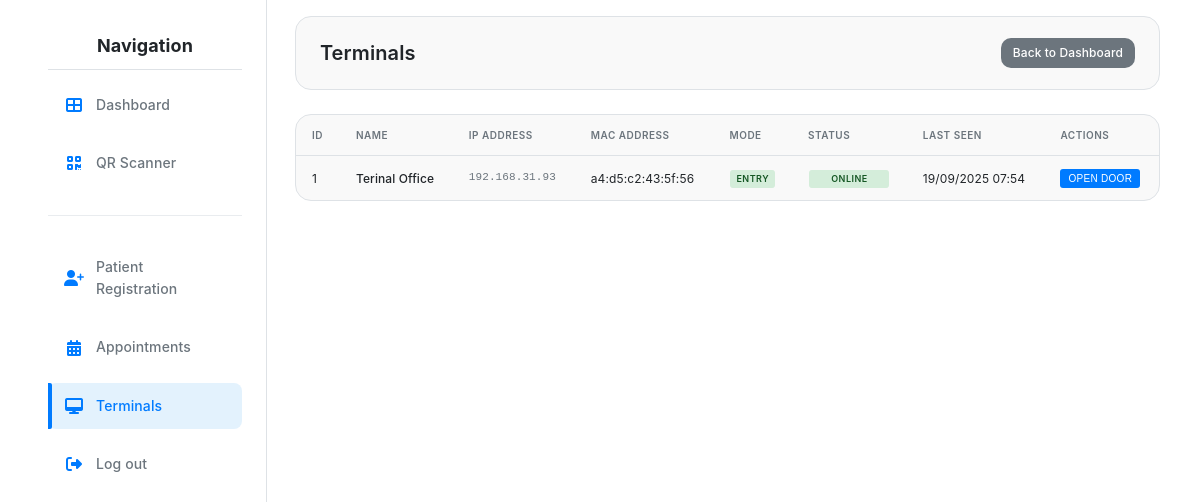
/medical_access/terminals/ (signed in), run on the app's committed database.
### medical_access/models.py (models this page shows, shortened)
class Terminal(models.Model):
    class Mode(models.TextChoices):
        ENTRY = "entry", "Entry"
        EXIT = "exit", "Exit"
        BOTH = "both", "Both"
    terminal_name = models.CharField(max_length=100)
    terminal_ip = models.GenericIPAddressField(unique=True)
    mac_address = models.CharField(
        max_length=17,
        unique=True,
        null=True,
        blank=True,
        help_text="Format: AA:BB:CC:DD:EE:FF",
    )
    terminal_username = models.CharField(max_length=50)
    terminal_password = models.CharField(max_length=100)
    mode = models.CharField(max_length=10, choices=Mode.choices, default=Mode.ENTRY)
    reachable = models.BooleanField(default=False)
    last_seen = models.DateTimeField(null=True, blank=True)
    last_error = models.TextField(blank=True, default="")
    active = models.BooleanField(
        default=True, help_text="Set to False to skip this terminal"
    )
    created_at = models.DateTimeField(auto_now_add=True)
    updated_at = models.DateTimeField(auto_now=True)
    class Meta:
        verbose_name = "Terminal"
        verbose_name_plural = "Terminals"
        ordering = ["terminal_name"]
        indexes = [
            models.Index(fields=["mode", "active"]),
        ]

### medical_access/views.py (the view)
# urls.py: path('terminals/', views.terminals_view, name='terminals'),
@login_required
def terminals_view(request):
    if request.user.role not in [User.Role.ADMIN, User.Role.SUPER_ADMIN]:
        return redirect("medical_access:dashboard")
    terminals = Terminal.objects.all().order_by("terminal_name")
    paginator = Paginator(terminals, 12)  # Show 12 terminals per page
    page_number = request.GET.get("page")
    page_obj = paginator.get_page(page_number)
    context = {
        "terminals": page_obj,
        "page_obj": page_obj,
        "user": request.user,
    }
    return render(request, "medical_access/terminals.html", context)

### medical_access/templates/medical_access/terminals.html (shortened to what this page needs)
{% extends 'medical_access/base.html' %}
{% load static %}
{% block extra_css %}
<link rel="stylesheet" href="{% static 'css/pages/terminals_page.css' %}">
{% endblock %}
{% block content %}
<div class="terminals-page">
    <div class="terminals-page-header">
        <h1 class="terminals-page-title">Terminals</h1>
        <div class="terminals-page-actions">
            <a href="{% url 'medical_access:dashboard' %}" class="terminals-page-btn terminals-page-btn--secondary">Back to Dashboard</a>
        </div>
    </div>
    <div class="terminals-table-section">
        <table class="terminals-table">
            <thead class="terminals-table-head">
                <tr class="terminals-table-row">
                    <th class="terminals-table-header">ID</th>
                    <th class="terminals-table-header">Name</th>
                    <th class="terminals-table-header">IP Address</th>
                    <th class="terminals-table-header">MAC Address</th>
                    <th class="terminals-table-header">Mode</th>
                    <th class="terminals-table-header">Status</th>
                    <th class="terminals-table-header">Last Seen</th>
                    <th class="terminals-table-header">Actions</th>
                </tr>
            </thead>
            <tbody class="terminals-table-body">
                {% for terminal in terminals %}
                <tr class="terminals-table-row" data-terminal-id="{{ terminal.id }}">
                    <td class="terminals-table-cell">{{ terminal.id }}</td>
                    <td class="terminals-table-cell terminals-table-cell--name">{{ terminal.terminal_name }}</td>
                    <td class="terminals-table-cell terminals-table-cell--ip">{{ terminal.terminal_ip }}</td>
                    <td class="terminals-table-cell terminals-table-cell--mac">{{ terminal.mac_address|default:"Not Set" }}</td>
                    <td class="terminals-table-cell terminals-table-cell--mode">
                        <span class="terminal-mode-badge terminal-mode-badge--{{ terminal.mode|lower }}">
                            {{ terminal.mode|upper }}
                        </span>
                    </td>
                    <td class="terminals-table-cell terminals-table-cell--status">
                        {% if terminal.reachable %}
                            <span class="status-badge status-badge--online">Online</span>
                        {% else %}
                            <span class="status-badge status-badge--offline">Offline</span>
                        {% endif %}
                    </td>
                    <td class="terminals-table-cell">
                        {% if terminal.last_seen %}
                            {{ terminal.last_seen|date:"d/m/Y H:i" }}
                        {% else %}
                            Never
                        {% endif %}
                    </td>
                    <td class="terminals-table-cell">
                        {% if user.role == 'admin' or user.role == 'super_admin' %}
                        <div class="terminals-actions">
                            <button class="terminals-action-btn terminals-action-btn--open"
                                    onclick="openTerminalDoor({{ terminal.id }}, '{{ terminal.terminal_name|escapejs }}')">
                                Open Door
                            </button>
                        </div>
                        {% else %}
                        <span class="terminals-no-actions">No actions available</span>
                        {% endif %}
                    </td>
                </tr>
                {% empty %}
                <tr class="terminals-table-row">
                    <td colspan="7" class="terminals-table-cell terminals-table-cell--empty">No terminals found</td>
                </tr>
                {% endfor %}
            </tbody>
        </table>
    </div>
</div>
{% endblock %}

### medical_access/static/css/main.css (style rules this page uses)
:root { --primary-color: #007BFF; --primary-dark: #0056b3; --secondary-color: #6c757d; --success-color: #28a745; --error-color: #dc3545; --warning-color: #ffc107; --info-color: #17a2b8; --background: #ffffff; --surface: #f9f9f9; --surface-elevated: #ffffff; --sidebar-bg: #ffffff; --text-primary: #212529; --text-secondary: #6c757d; --text-muted: #adb5bd; --border: #dee2e6; --border-light: #e9ecef; --radius: 10px; --radius-md: 12px; --radius-lg: 16px; --radius-xl: 20px; }
* { margin: 0; padding: 0; box-sizing: border-box; }
body { font-family: -apple-system, BlinkMacSystemFont, 'Segoe UI', 'Poppins', 'Oxygen', 'Ubuntu', 'Cantarell', 'Helvetica Neue', sans-serif; font-size: 14px; font-weight: 400; line-height: 1.6; color: var(--text-primary); letter-spacing: 0.1px; background-color: var(--background); -webkit-font-smoothing: antialiased; -moz-osx-font-smoothing: grayscale; }
a { text-decoration: none; }
button { cursor: pointer; border: none; }
.status-badge { display: inline-flex; align-items: center; justify-content: center; padding: 4px 12px; border-radius: 20px; font-size: 12px; font-weight: 600; text-transform: uppercase; letter-spacing: 0.5px; min-width: 80px; text-align: center; }

### medical_access/static/css/pages/terminals_page.css (style rules this page uses)
.terminals-page { display: flex; flex-direction: column; gap: 24px; }
.terminals-page-header { display: flex; justify-content: space-between; align-items: center; padding: 20px 24px; background: var(--surface); border: 1px solid var(--border); border-radius: var(--radius-lg); }
.terminals-page-title { font-size: 20px; font-weight: 600; color: var(--text-primary); margin: 0; }
.terminals-page-btn { padding: 6px 12px; border: none; border-radius: var(--radius); font-size: 12px; line-height: 1.5; font-weight: 500; cursor: pointer; transition: all 0.3s ease; text-decoration: none; display: inline-flex; align-items: center; justify-content: center; gap: 4px; white-space: nowrap; }
.terminals-page-btn--secondary { background: var(--text-secondary); color: white; }
.terminals-table-section { background: var(--surface); border: 1px solid var(--border); border-radius: var(--radius-lg); overflow: hidden; }
.terminals-table { width: 100%; border-collapse: collapse; font-size: 12px; }
.terminals-table-head { background: var(--background-secondary); }
.terminals-table-header { padding: 12px 16px; text-align: left; font-weight: 600; font-size: 10px; text-transform: uppercase; letter-spacing: 0.5px; color: var(--text-secondary); border-bottom: 1px solid var(--border); }
.terminals-table-row { border-bottom: 1px solid var(--border); transition: background-color 0.2s ease; }
.terminals-table-row:last-child { border-bottom: none; }
.terminals-table-cell { padding: 12px 16px; vertical-align: middle; color: var(--text-primary); }
.terminals-table-cell--name { font-weight: 500; color: var(--text-primary); }
.terminals-table-cell--ip { font-family: 'Courier New', monospace; color: var(--text-secondary); font-size: 11px; }
.terminals-table-cell--mode { text-align: center; }
.terminals-table-cell--status { text-align: center; }
.terminal-mode-badge { display: inline-block; padding: 2px 6px; border-radius: 3px; font-size: 9px; font-weight: 600; text-transform: uppercase; letter-spacing: 0.5px; }
.terminal-mode-badge--entry { background: #d4edda; color: #155724; }
.status-badge { display: inline-block; padding: 2px 6px; border-radius: 3px; font-size: 9px; font-weight: 600; text-transform: uppercase; letter-spacing: 0.5px; }
.status-badge--online { background: #d4edda; color: #155724; }
.terminals-actions { display: flex; gap: 4px; }
.terminals-action-btn { padding: 4px 8px; border: none; border-radius: 3px; font-size: 10px; font-weight: 500; cursor: pointer; transition: all 0.2s ease; text-transform: uppercase; letter-spacing: 0.3px; }
.terminals-action-btn--open { background: #007bff; color: white; }

### data on the page
Terminal: id "1", terminal_name "Terinal Office", terminal_ip "192.168.31.93", mac_address "a4:d5:c2:43:5f:56", mode "ENTRY", reachable "ONLINE", last_seen "19/09/2025 07:54"
